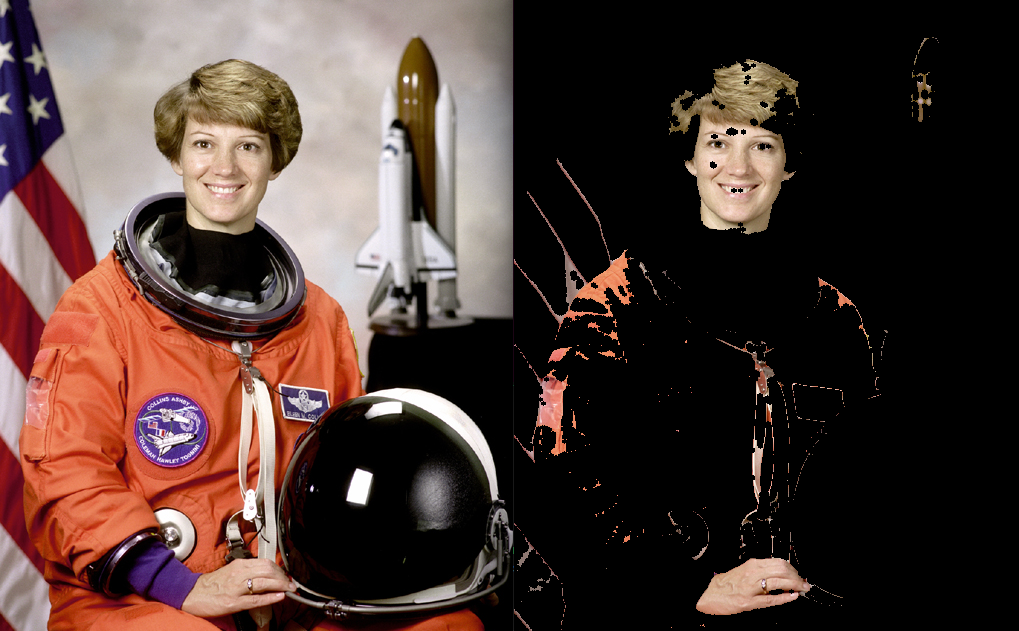
#> input picture demo.png, 1019 x 631 px; its folder holds only this picture in this run
$ python main_script.py demo.png
#> lines starting #> are read from the running program, lines starting #| are printed output that depends on the picture; after the words box and inside, x2 and y2 are one past the last pixel; in counts of white or black regions, pixels touching at a corner belong together
### extended.py
#!/usr/bin/env python
# -*- coding: utf-8 -*-
__author__ = 'Will Brennan'


# Built-in Modules
import os
import sys
import argparse
import logging
# Standard Modules
# Custom Modules


def get_logger(level=logging.INFO, quite=False, debug=False, to_file=''):
    """
    This function initialises a logger to stdout.

    :return: logger
    """
    assert level in [logging.DEBUG, logging.INFO, logging.WARNING, logging.CRITICAL]
    logger = logging.getLogger('main')
    formatter = logging.Formatter('%(asctime)s - %(funcName)s - %(levelname)s - %(message)s')
    if debug:
        level = logging.DEBUG
    logger.setLevel(level=level)
    if not quite:
        if to_file:
            fh = logging.FileHandler(to_file)
            fh.setLevel(level=level)
            fh.setFormatter(formatter)
            logger.addHandler(fh)
        else:
            ch = logging.StreamHandler()
            ch.setLevel(level=level)
            ch.setFormatter(formatter)
            logger.addHandler(ch)
    return logger


def get_args(default=None, args_string=''):
    """
    This function gets the command line arguments and passes any unknown arguments to ALE.
    :param default: dictionary of default arguments with keys as `dest`
    :return: command line arguments
    """
    if not default:
        default = {}
    parser = argparse.ArgumentParser(description=__doc__)
    parser.add_argument('image_paths', type=str, nargs='+', help="Filepath for input images or folder containing images")
    parser.add_argument('-n', '--name', dest='name', default='DEFAULT_NAME', type=str, help='Basename of all export files')
    parser.add_argument('-b', '--debug', dest='debug', action='store_true', help='Lower logging level to debug')
    parser.add_argument('-q', '--quite', dest='quite', action='store_true', help='Disable all logging entirely')
    parser.add_argument('-d', '--display', dest='display', action='store_true', help="Display Game while learning and testing")
    parser.add_argument('-s', '--save', dest='save', action='store_true', help="If parsed saves the input image and mask with random file name, records name to logger")
    if args_string:
        args_string = args_string.split(' ')
        args = parser.parse_args(args_string)
    else:
        args = parser.parse_args()
    return args


def gen_args():
    return get_args(args_string='USED_GEN_ARGS')


def find_images(path, recursive=True):
#> further down, image is the input picture: shape (631, 1019, 3); mean B, G, R 52.2, 57.4, 76.5
    if os.path.isdir(path):
        return list(xfind_images(path, recursive=recursive))
    elif os.path.exists(path):
        return [path]
    else:
        raise ValueError('path is not a valid path or directory')


# [13 lines left out: function xfind_images, not called in this run]

### main_script.py
#!/usr/bin/env python
# -*- coding: utf-8 -*-
__author__ = 'Will Brennan'


# Built-in Modules
import time
import argparse
# Standard Modules
import cv2
import numpy
import cPickle
# Custom Modules
import extended


class SkinDetector(object):
    def __init__(self, args):
        assert isinstance(args, argparse.Namespace), 'args must be of type argparse.Namespace'
        self.args = args
        self.mask = None
        logger.debug('SkinDetector initialised')

    @staticmethod
    def assert_image(img, grey=False):
        logger.info('Applying assertions...')
        depth = 3
        if grey:
            depth = 2
        assert isinstance(img, numpy.ndarray), 'image must be a numpy array'
        assert len(img.shape) == depth, 'skin detection can only work on color images'
        assert img.size > 100, 'seriously... you thought this would work?'

    def get_mask_hsv(self, img):
        logger.info('Applying hsv threshold')
        self.assert_image(image)
        lower_thresh = numpy.array([100, 50, 0], dtype=numpy.uint8)
        upper_thresh = numpy.array([120, 150, 255], dtype=numpy.uint8)
        img_hsv = cv2.cvtColor(img, cv2.COLOR_RGB2HSV)
#> img_hsv: shape (631, 1019, 3); mean H, S, V 55.8, 50.9, 77.2
        msk_hsv = cv2.inRange(img_hsv, lower_thresh, upper_thresh)
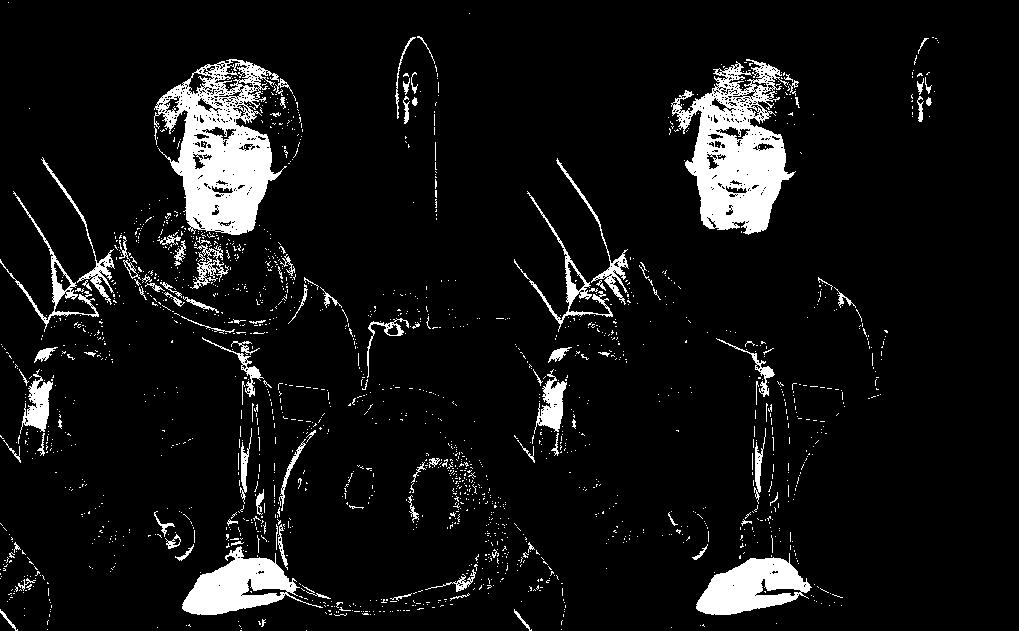
#> msk_hsv: shape (631, 1019); 7.7% white; 1797 white regions (1687 under 20 px), largest, box (x1, y1, x2, y2) and area: (154, 59, 287, 235) 11733, (671, 59, 796, 235) 10948, (182, 546, 323, 615) 4322
        if self.args.debug:
            cv2.destroyAllWindows()
            cv2.imshow('input', img)
            cv2.imshow('mask', msk_hsv)
            cv2.waitKey(0)
        self.add_mask(msk_hsv)
#> in add_mask, `img[img >= 128] = 1`:
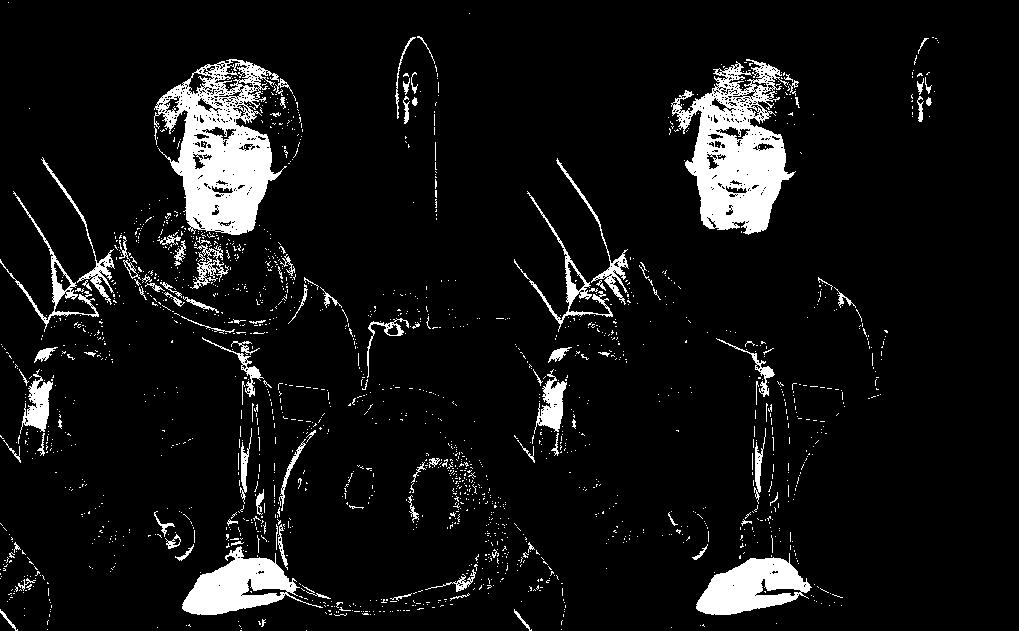
#> img: shape (631, 1019); values 0 (black) and 1 (white), 7.7% white; 1797 white regions (1687 under 20 px), largest, box (x1, y1, x2, y2) and area: (154, 59, 287, 235) 11733, (671, 59, 796, 235) 10948, (182, 546, 323, 615) 4322

    def get_mask_rgb(self, img):
        logger.info('Applying rgb thresholds')
        lower_thresh = numpy.array([45, 52, 108], dtype=numpy.uint8)
        upper_thresh = numpy.array([255, 255, 255], dtype=numpy.uint8)
        mask_a = cv2.inRange(img, lower_thresh, upper_thresh)
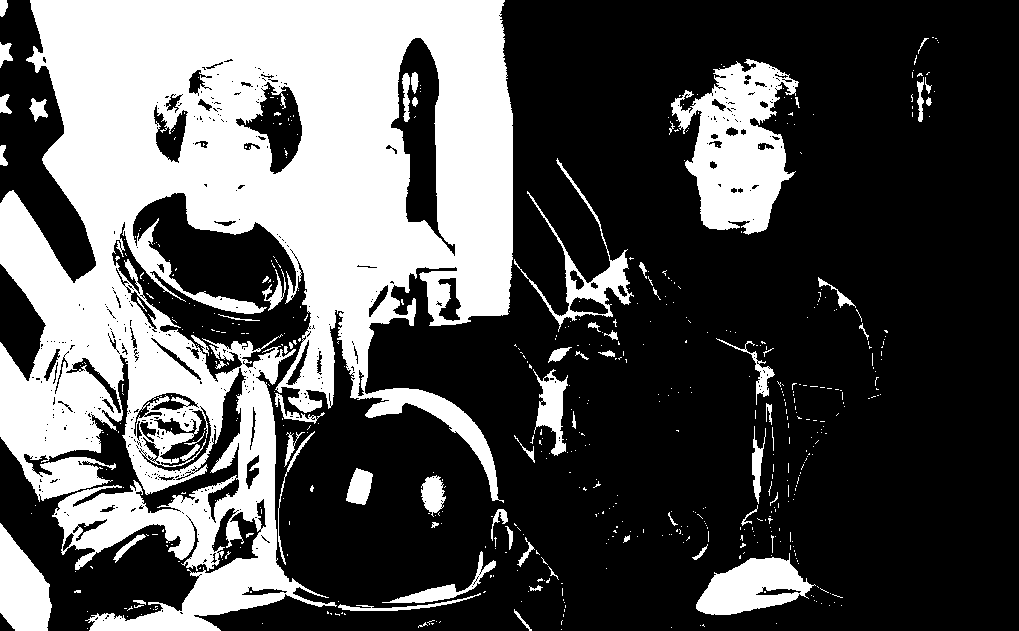
#> mask_a: shape (631, 1019); 33.1% white; 571 white regions (503 under 20 px), largest, box (x1, y1, x2, y2) and area: (0, 0, 513, 631) 177716, (671, 59, 799, 235) 12490, (696, 553, 816, 615) 4230
        mask_b = 255*((img[:, :, 2]-img[:, :, 1])/20)
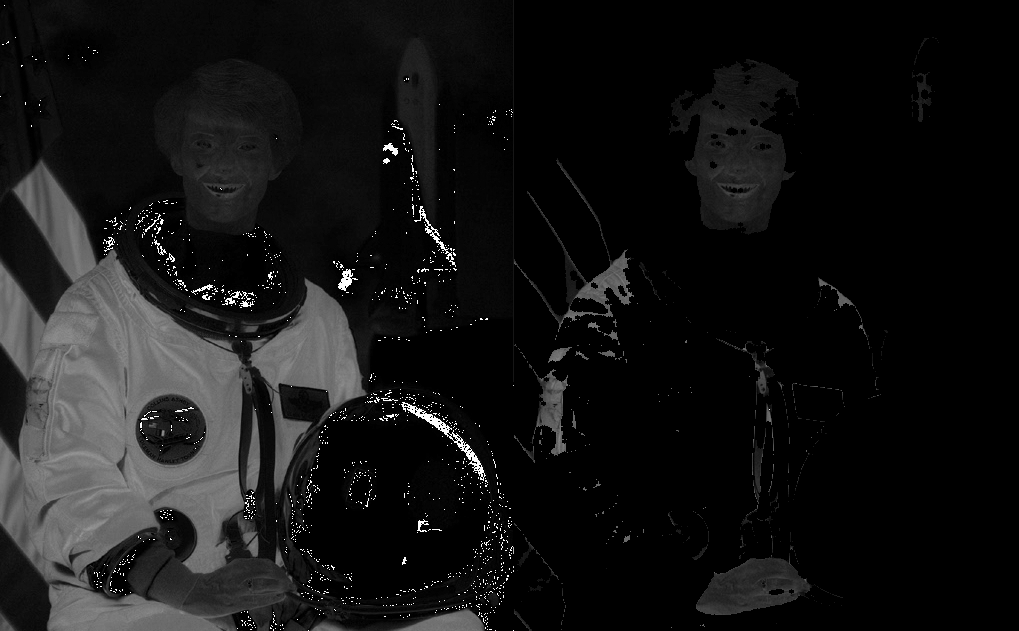
#> mask_b: shape (631, 1019) float64; min 0, max 3251.2, mean 264.2; drawn with min black and max white
        logger.debug('mask_b unique: {0}'.format(numpy.unique(mask_b)))
        mask_c = 255*((numpy.max(img, axis=2)-numpy.min(img, axis=2))/15)
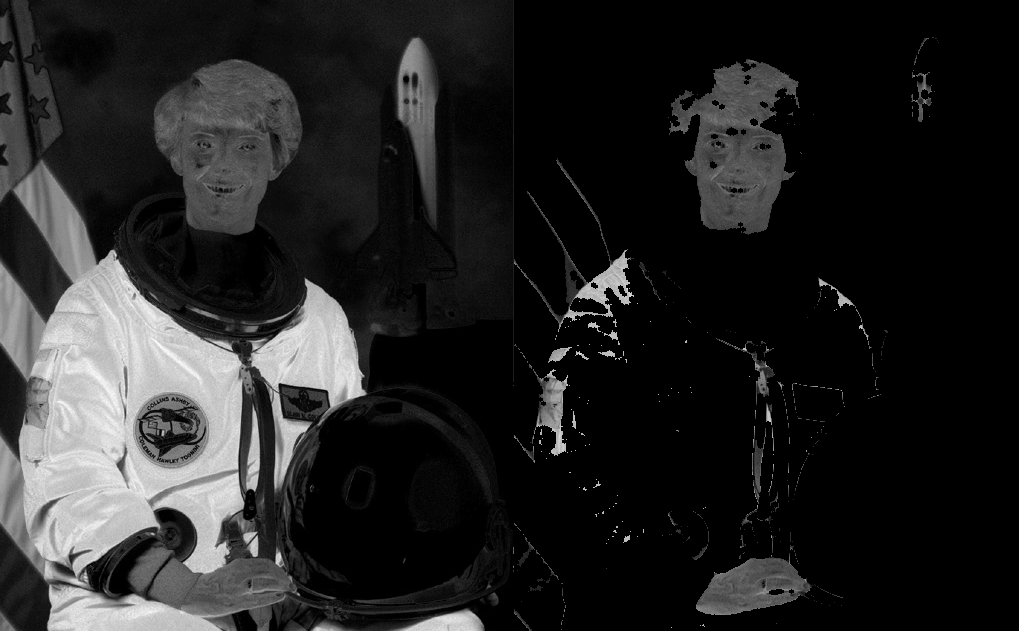
#> mask_c: shape (631, 1019) float64; min 0, max 3230, mean 454.9; drawn with min black and max white
        logger.debug('mask_d unique: {0}'.format(numpy.unique(mask_c)))
#> (the run stopped early here; a loop or call above may not have finished)
